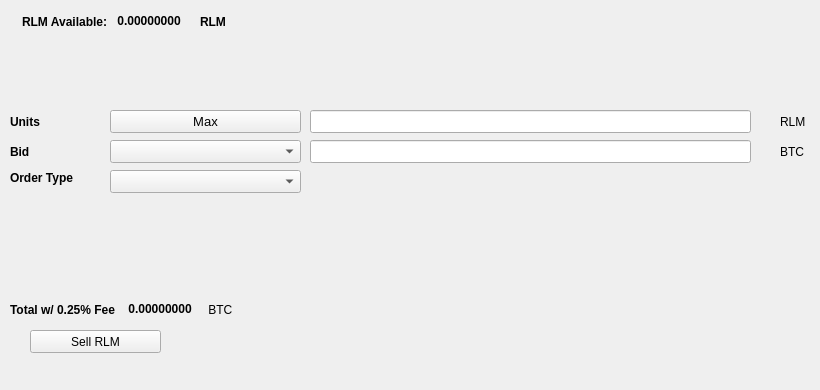
   <widget class="QWidget" name="SellTab">
    <attribute name="title">
     <string>Sell</string>
    </attribute>
    <widget class="QLabel" name="label_16">
     <property name="geometry">
      <rect>
       <x>780</x>
       <y>140</y>
       <width>31</width>
       <height>23</height>
      </rect>
     </property>
     <property name="text">
      <string>BTC</string>
     </property>
    </widget>
    <widget class="QComboBox" name="SellBidcomboBox">
     <property name="geometry">
      <rect>
       <x>110</x>
       <y>140</y>
       <width>191</width>
       <height>23</height>
      </rect>
     </property>
     <property name="font">
      <font>
       <pointsize>10</pointsize>
      </font>
     </property>
    </widget>
    <widget class="QLabel" name="label_18">
     <property name="geometry">
      <rect>
       <x>10</x>
       <y>110</y>
       <width>46</width>
       <height>23</height>
      </rect>
     </property>
     <property name="font">
      <font>
       <weight>75</weight>
       <bold>true</bold>
      </font>
     </property>
     <property name="text">
      <string>Units</string>
     </property>
    </widget>
    <widget class="QPushButton" name="Sell_Max_Amount">
     <property name="geometry">
      <rect>
       <x>110</x>
       <y>110</y>
       <width>191</width>
       <height>23</height>
      </rect>
     </property>
     <property name="font">
      <font>
       <pointsize>10</pointsize>
      </font>
     </property>
     <property name="text">
      <string>Max</string>
     </property>
    </widget>
    <widget class="QLabel" name="label_20">
     <property name="geometry">
      <rect>
       <x>10</x>
       <y>170</y>
       <width>91</width>
       <height>16</height>
      </rect>
     </property>
     <property name="font">
      <font>
       <weight>75</weight>
       <bold>true</bold>
      </font>
     </property>
     <property name="text">
      <string>Order Type</string>
     </property>
    </widget>
    <widget class="QComboBox" name="SellOrdertypeCombo">
     <property name="geometry">
      <rect>
       <x>110</x>
       <y>170</y>
       <width>191</width>
       <height>23</height>
      </rect>
     </property>
     <property name="font">
      <font>
       <pointsize>10</pointsize>
      </font>
     </property>
    </widget>
    <widget class="QLabel" name="label_21">
     <property name="geometry">
      <rect>
       <x>10</x>
       <y>140</y>
       <width>46</width>
       <height>23</height>
      </rect>
     </property>
     <property name="font">
      <font>
       <weight>75</weight>
       <bold>true</bold>
      </font>
     </property>
     <property name="text">
      <string>Bid</string>
     </property>
    </widget>
    <widget class="QLabel" name="label_22">
     <property name="geometry">
      <rect>
       <x>780</x>
       <y>110</y>
       <width>31</width>
       <height>23</height>
      </rect>
     </property>
     <property name="text">
      <string>RLM</string>
     </property>
    </widget>
    <widget class="QLineEdit" name="UnitsInputRLM">
     <property name="geometry">
      <rect>
       <x>310</x>
       <y>110</y>
       <width>441</width>
       <height>23</height>
      </rect>
     </property>
     <property name="font">
      <font>
       <pointsize>9</pointsize>
       <weight>75</weight>
       <bold>true</bold>
      </font>
     </property>
    </widget>
    <widget class="QLineEdit" name="SellBidPriceEdit">
     <property name="geometry">
      <rect>
       <x>310</x>
       <y>140</y>
       <width>441</width>
       <height>23</height>
      </rect>
     </property>
     <property name="font">
      <font>
       <pointsize>9</pointsize>
       <weight>75</weight>
       <bold>true</bold>
      </font>
     </property>
    </widget>
    <widget class="QPushButton" name="SellRLMBTN">
     <property name="geometry">
      <rect>
       <x>30</x>
       <y>330</y>
       <width>131</width>
       <height>23</height>
      </rect>
     </property>
     <property name="text">
      <string>Sell RLM</string>
     </property>
     <property name="icon">
      <iconset resource="../relarium">
       <normaloff>:/icons/bitcoin</normaloff>:/icons/bitcoin</iconset>
     </property>
    </widget>
    <widget class="QWidget" name="layoutWidget3">
     <property name="geometry">
      <rect>
       <x>22</x>
       <y>12</y>
       <width>258</width>
       <height>19</height>
      </rect>
     </property>
     <layout class="QHBoxLayout" name="horizontalLayout">
      <item>
       <widget class="QLabel" name="label232_2">
        <property name="font">
         <font>
          <weight>75</weight>
          <bold>true</bold>
         </font>
        </property>
        <property name="text">
         <string>RLM Available:</string>
        </property>
       </widget>
      </item>
      <item>
       <widget class="QLabel" name="RLMAvailableLabel">
        <property name="palette">
         <palette>
          <active>
           <colorrole role="WindowText">
            <brush brushstyle="SolidPattern">
             <color alpha="255">
              <red>0</red>
              <green>0</green>
              <blue>0</blue>
             </color>
            </brush>
           </colorrole>
           <colorrole role="Button">
            <brush brushstyle="SolidPattern">
             <color alpha="255">
              <red>0</red>
              <green>170</green>
              <blue>0</blue>
             </color>
            </brush>
           </colorrole>
           <colorrole role="Light">
            <brush brushstyle="SolidPattern">
             <color alpha="255">
              <red>0</red>
              <green>255</green>
              <blue>0</blue>
             </color>
            </brush>
           </colorrole>
           <colorrole role="Midlight">
            <brush brushstyle="SolidPattern">
             <color alpha="255">
              <red>0</red>
              <green>212</green>
              <blue>0</blue>
             </color>
            </brush>
           </colorrole>
           <colorrole role="Dark">
            <brush brushstyle="SolidPattern">
             <color alpha="255">
              <red>0</red>
              <green>85</green>
              <blue>0</blue>
             </color>
            </brush>
           </colorrole>
           <colorrole role="Mid">
            <brush brushstyle="SolidPattern">
             <color alpha="255">
              <red>0</red>
              <green>113</green>
              <blue>0</blue>
             </color>
            </brush>
           </colorrole>
           <colorrole role="Text">
            <brush brushstyle="SolidPattern">
             <color alpha="255">
              <red>0</red>
              <green>170</green>
              <blue>0</blue>
             </color>
            </brush>
           </colorrole>
           <colorrole role="BrightText">
            <brush brushstyle="SolidPattern">
             <color alpha="255">
              <red>255</red>
              <green>255</green>
              <blue>255</blue>
             </color>
            </brush>
           </colorrole>
           <colorrole role="ButtonText">
            <brush brushstyle="SolidPattern">
             <color alpha="255">
              <red>0</red>
              <green>0</green>
              <blue>0</blue>
             </color>
            </brush>
           </colorrole>
           <colorrole role="Base">
            <brush brushstyle="SolidPattern">
             <color alpha="255">
              <red>255</red>
              <green>255</green>
              <blue>255</blue>
             </color>
            </brush>
           </colorrole>
           <colorrole role="Window">
            <brush brushstyle="SolidPattern">
             <color alpha="255">
              <red>0</red>
              <green>170</green>
              <blue>0</blue>
             </color>
            </brush>
           </colorrole>
           <colorrole role="Shadow">
            <brush brushstyle="SolidPattern">
             <color alpha="255">
              <red>0</red>
              <green>0</green>
              <blue>0</blue>
             </color>
            </brush>
           </colorrole>
           <colorrole role="AlternateBase">
            <brush brushstyle="SolidPattern">
             <color alpha="255">
              <red>127</red>
              <green>212</green>
              <blue>127</blue>
             </color>
            </brush>
           </colorrole>
           <colorrole role="ToolTipBase">
            <brush brushstyle="SolidPattern">
             <color alpha="255">
              <red>255</red>
              <green>255</green>
              <blue>220</blue>
             </color>
            </brush>
           </colorrole>
           <colorrole role="ToolTipText">
            <brush brushstyle="SolidPattern">
             <color alpha="255">
              <red>0</red>
              <green>0</green>
              <blue>0</blue>
             </color>
            </brush>
           </colorrole>
          </active>
          <inactive>
           <colorrole role="WindowText">
            <brush brushstyle="SolidPattern">
             <color alpha="255">
              <red>0</red>
              <green>0</green>
              <blue>0</blue>
             </color>
            </brush>
           </colorrole>
           <colorrole role="Button">
            <brush brushstyle="SolidPattern">
             <color alpha="255">
              <red>0</red>
              <green>170</green>
              <blue>0</blue>
             </color>
            </brush>
           </colorrole>
           <colorrole role="Light">
            <brush brushstyle="SolidPattern">
             <color alpha="255">
              <red>0</red>
              <green>255</green>
              <blue>0</blue>
             </color>
            </brush>
           </colorrole>
           <colorrole role="Midlight">
            <brush brushstyle="SolidPattern">
             <color alpha="255">
              <red>0</red>
              <green>212</green>
              <blue>0</blue>
             </color>
            </brush>
           </colorrole>
           <colorrole role="Dark">
            <brush brushstyle="SolidPattern">
             <color alpha="255">
              <red>0</red>
              <green>85</green>
              <blue>0</blue>
             </color>
            </brush>
           </colorrole>
           <colorrole role="Mid">
            <brush brushstyle="SolidPattern">
             <color alpha="255">
              <red>0</red>
              <green>113</green>
              <blue>0</blue>
             </color>
            </brush>
           </colorrole>
           <colorrole role="Text">
            <brush brushstyle="SolidPattern">
             <color alpha="255">
              <red>0</red>
              <green>170</green>
              <blue>0</blue>
             </color>
            </brush>
           </colorrole>
           <colorrole role="BrightText">
            <brush brushstyle="SolidPattern">
             <color alpha="255">
              <red>255</red>
              <green>255</green>
              <blue>255</blue>
             </color>
            </brush>
           </colorrole>
           <colorrole role="ButtonText">
            <brush brushstyle="SolidPattern">
             <color alpha="255">
              <red>0</red>
              <green>0</green>
              <blue>0</blue>
             </color>
            </brush>
           </colorrole>
           <colorrole role="Base">
            <brush brushstyle="SolidPattern">
             <color alpha="255">
              <red>255</red>
              <green>255</green>
              <blue>255</blue>
             </color>
            </brush>
           </colorrole>
           <colorrole role="Window">
            <brush brushstyle="SolidPattern">
             <color alpha="255">
              <red>0</red>
              <green>170</green>
              <blue>0</blue>
             </color>
            </brush>
           </colorrole>
           <colorrole role="Shadow">
            <brush brushstyle="SolidPattern">
             <color alpha="255">
              <red>0</red>
              <green>0</green>
              <blue>0</blue>
             </color>
            </brush>
           </colorrole>
           <colorrole role="AlternateBase">
            <brush brushstyle="SolidPattern">
             <color alpha="255">
              <red>127</red>
              <green>212</green>
              <blue>127</blue>
             </color>
            </brush>
           </colorrole>
           <colorrole role="ToolTipBase">
            <brush brushstyle="SolidPattern">
             <color alpha="255">
              <red>255</red>
              <green>255</green>
              <blue>220</blue>
             </color>
            </brush>
           </colorrole>
           <colorrole role="ToolTipText">
            <brush brushstyle="SolidPattern">
             <color alpha="255">
              <red>0</red>
              <green>0</green>
              <blue>0</blue>
             </color>
            </brush>
           </colorrole>
          </inactive>
          <disabled>
           <colorrole role="WindowText">
            <brush brushstyle="SolidPattern">
             <color alpha="255">
              <red>0</red>
              <green>85</green>
              <blue>0</blue>
             </color>
            </brush>
           </colorrole>
           <colorrole role="Button">
            <brush brushstyle="SolidPattern">
             <color alpha="255">
              <red>0</red>
              <green>170</green>
              <blue>0</blue>
             </color>
            </brush>
           </colorrole>
           <colorrole role="Light">
            <brush brushstyle="SolidPattern">
             <color alpha="255">
              <red>0</red>
              <green>255</green>
              <blue>0</blue>
             </color>
            </brush>
           </colorrole>
           <colorrole role="Midlight">
            <brush brushstyle="SolidPattern">
             <color alpha="255">
              <red>0</red>
              <green>212</green>
              <blue>0</blue>
             </color>
            </brush>
           </colorrole>
           <colorrole role="Dark">
            <brush brushstyle="SolidPattern">
             <color alpha="255">
              <red>0</red>
              <green>85</green>
              <blue>0</blue>
             </color>
            </brush>
           </colorrole>
           <colorrole role="Mid">
            <brush brushstyle="SolidPattern">
             <color alpha="255">
              <red>0</red>
              <green>113</green>
              <blue>0</blue>
             </color>
            </brush>
           </colorrole>
           <colorrole role="Text">
            <brush brushstyle="SolidPattern">
             <color alpha="255">
              <red>0</red>
              <green>85</green>
              <blue>0</blue>
             </color>
            </brush>
           </colorrole>
           <colorrole role="BrightText">
            <brush brushstyle="SolidPattern">
             <color alpha="255">
              <red>255</red>
              <green>255</green>
              <blue>255</blue>
             </color>
            </brush>
           </colorrole>
           <colorrole role="ButtonText">
            <brush brushstyle="SolidPattern">
             <color alpha="255">
              <red>0</red>
              <green>85</green>
              <blue>0</blue>
             </color>
            </brush>
           </colorrole>
           <colorrole role="Base">
            <brush brushstyle="SolidPattern">
             <color alpha="255">
              <red>0</red>
              <green>170</green>
              <blue>0</blue>
             </color>
            </brush>
           </colorrole>
           <colorrole role="Window">
            <brush brushstyle="SolidPattern">
             <color alpha="255">
              <red>0</red>
              <green>170</green>
              <blue>0</blue>
             </color>
            </brush>
           </colorrole>
           <colorrole role="Shadow">
            <brush brushstyle="SolidPattern">
             <color alpha="255">
              <red>0</red>
              <green>0</green>
              <blue>0</blue>
             </color>
            </brush>
           </colorrole>
           <colorrole role="AlternateBase">
            <brush brushstyle="SolidPattern">
             <color alpha="255">
              <red>0</red>
              <green>170</green>
              <blue>0</blue>
             </color>
            </brush>
           </colorrole>
           <colorrole role="ToolTipBase">
            <brush brushstyle="SolidPattern">
             <color alpha="255">
              <red>255</red>
              <green>255</green>
              <blue>220</blue>
             </color>
            </brush>
           </colorrole>
           <colorrole role="ToolTipText">
            <brush brushstyle="SolidPattern">
             <color alpha="255">
              <red>0</red>
              <green>0</green>
              <blue>0</blue>
             </color>
            </brush>
           </colorrole>
          </disabled>
         </palette>
        </property>
        <property name="font">
         <font>
          <weight>75</weight>
          <bold>true</bold>
         </font>
        </property>
        <property name="text">
         <string> 0.00000000 </string>
        </property>
        <property name="textInteractionFlags">
         <set>Qt::LinksAccessibleByMouse|Qt::TextSelectableByKeyboard|Qt::TextSelectableByMouse</set>
        </property>
       </widget>
      </item>
      <item>
       <widget class="QLabel" name="labelRLM">
        <property name="font">
         <font>
          <weight>75</weight>
          <bold>true</bold>
         </font>
        </property>
        <property name="text">
         <string>RLM</string>
        </property>
       </widget>
      </item>
     </layout>
    </widget>
    <widget class="QWidget" name="layoutWidget">
     <property name="geometry">
      <rect>
       <x>10</x>
       <y>300</y>
       <width>268</width>
       <height>19</height>
      </rect>
     </property>
     <layout class="QHBoxLayout" name="horizontalLayout_2">
      <item>
       <widget class="QLabel" name="label_19">
        <property name="font">
         <font>
          <weight>75</weight>
          <bold>true</bold>
         </font>
        </property>
        <property name="text">
         <string>Total w/ 0.25% Fee </string>
        </property>
       </widget>
      </item>
      <item>
       <widget class="QLabel" name="SellCostLabel">
        <property name="palette">
         <palette>
          <active>
           <colorrole role="WindowText">
            <brush brushstyle="SolidPattern">
             <color alpha="255">
              <red>0</red>
              <green>0</green>
              <blue>0</blue>
             </color>
            </brush>
           </colorrole>
           <colorrole role="Button">
            <brush brushstyle="SolidPattern">
             <color alpha="255">
              <red>0</red>
              <green>170</green>
              <blue>0</blue>
             </color>
            </brush>
           </colorrole>
           <colorrole role="Light">
            <brush brushstyle="SolidPattern">
             <color alpha="255">
              <red>0</red>
              <green>255</green>
              <blue>0</blue>
             </color>
            </brush>
           </colorrole>
           <colorrole role="Midlight">
            <brush brushstyle="SolidPattern">
             <color alpha="255">
              <red>0</red>
              <green>212</green>
              <blue>0</blue>
             </color>
            </brush>
           </colorrole>
           <colorrole role="Dark">
            <brush brushstyle="SolidPattern">
             <color alpha="255">
              <red>0</red>
              <green>85</green>
              <blue>0</blue>
             </color>
            </brush>
           </colorrole>
           <colorrole role="Mid">
            <brush brushstyle="SolidPattern">
             <color alpha="255">
              <red>0</red>
              <green>113</green>
              <blue>0</blue>
             </color>
            </brush>
           </colorrole>
           <colorrole role="Text">
            <brush brushstyle="SolidPattern">
             <color alpha="255">
              <red>0</red>
              <green>170</green>
              <blue>0</blue>
             </color>
            </brush>
           </colorrole>
           <colorrole role="BrightText">
            <brush brushstyle="SolidPattern">
             <color alpha="255">
              <red>255</red>
              <green>255</green>
              <blue>255</blue>
             </color>
            </brush>
           </colorrole>
           <colorrole role="ButtonText">
            <brush brushstyle="SolidPattern">
             <color alpha="255">
              <red>0</red>
              <green>0</green>
              <blue>0</blue>
             </color>
            </brush>
           </colorrole>
           <colorrole role="Base">
            <brush brushstyle="SolidPattern">
             <color alpha="255">
              <red>255</red>
              <green>255</green>
              <blue>255</blue>
             </color>
            </brush>
           </colorrole>
           <colorrole role="Window">
            <brush brushstyle="SolidPattern">
             <color alpha="255">
              <red>0</red>
              <green>170</green>
              <blue>0</blue>
             </color>
            </brush>
           </colorrole>
           <colorrole role="Shadow">
            <brush brushstyle="SolidPattern">
             <color alpha="255">
              <red>0</red>
              <green>0</green>
              <blue>0</blue>
             </color>
            </brush>
           </colorrole>
           <colorrole role="AlternateBase">
            <brush brushstyle="SolidPattern">
             <color alpha="255">
              <red>127</red>
              <green>212</green>
              <blue>127</blue>
             </color>
            </brush>
           </colorrole>
           <colorrole role="ToolTipBase">
            <brush brushstyle="SolidPattern">
             <color alpha="255">
              <red>255</red>
              <green>255</green>
              <blue>220</blue>
             </color>
            </brush>
           </colorrole>
           <colorrole role="ToolTipText">
            <brush brushstyle="SolidPattern">
             <color alpha="255">
              <red>0</red>
              <green>0</green>
              <blue>0</blue>
             </color>
            </brush>
           </colorrole>
          </active>
          <inactive>
           <colorrole role="WindowText">
            <brush brushstyle="SolidPattern">
             <color alpha="255">
              <red>0</red>
              <green>0</green>
              <blue>0</blue>
             </color>
            </brush>
           </colorrole>
           <colorrole role="Button">
            <brush brushstyle="SolidPattern">
             <color alpha="255">
              <red>0</red>
              <green>170</green>
              <blue>0</blue>
             </color>
            </brush>
           </colorrole>
           <colorrole role="Light">
            <brush brushstyle="SolidPattern">
             <color alpha="255">
              <red>0</red>
              <green>255</green>
              <blue>0</blue>
             </color>
            </brush>
           </colorrole>
           <colorrole role="Midlight">
            <brush brushstyle="SolidPattern">
             <color alpha="255">
              <red>0</red>
              <green>212</green>
              <blue>0</blue>
             </color>
            </brush>
           </colorrole>
           <colorrole role="Dark">
            <brush brushstyle="SolidPattern">
             <color alpha="255">
              <red>0</red>
              <green>85</green>
              <blue>0</blue>
             </color>
            </brush>
           </colorrole>
           <colorrole role="Mid">
            <brush brushstyle="SolidPattern">
             <color alpha="255">
              <red>0</red>
              <green>113</green>
              <blue>0</blue>
             </color>
            </brush>
           </colorrole>
           <colorrole role="Text">
            <brush brushstyle="SolidPattern">
             <color alpha="255">
              <red>0</red>
              <green>170</green>
              <blue>0</blue>
             </color>
            </brush>
           </colorrole>
           <colorrole role="BrightText">
            <brush brushstyle="SolidPattern">
             <color alpha="255">
              <red>255</red>
              <green>255</green>
              <blue>255</blue>
             </color>
            </brush>
           </colorrole>
           <colorrole role="ButtonText">
            <brush brushstyle="SolidPattern">
             <color alpha="255">
              <red>0</red>
              <green>0</green>
              <blue>0</blue>
             </color>
            </brush>
           </colorrole>
           <colorrole role="Base">
            <brush brushstyle="SolidPattern">
             <color alpha="255">
              <red>255</red>
              <green>255</green>
              <blue>255</blue>
             </color>
            </brush>
           </colorrole>
           <colorrole role="Window">
            <brush brushstyle="SolidPattern">
             <color alpha="255">
              <red>0</red>
              <green>170</green>
              <blue>0</blue>
             </color>
            </brush>
           </colorrole>
           <colorrole role="Shadow">
            <brush brushstyle="SolidPattern">
             <color alpha="255">
              <red>0</red>
              <green>0</green>
              <blue>0</blue>
             </color>
            </brush>
           </colorrole>
           <colorrole role="AlternateBase">
            <brush brushstyle="SolidPattern">
             <color alpha="255">
              <red>127</red>
              <green>212</green>
              <blue>127</blue>
             </color>
            </brush>
           </colorrole>
           <colorrole role="ToolTipBase">
            <brush brushstyle="SolidPattern">
             <color alpha="255">
              <red>255</red>
              <green>255</green>
              <blue>220</blue>
             </color>
            </brush>
           </colorrole>
           <colorrole role="ToolTipText">
            <brush brushstyle="SolidPattern">
             <color alpha="255">
              <red>0</red>
              <green>0</green>
              <blue>0</blue>
             </color>
            </brush>
           </colorrole>
          </inactive>
          <disabled>
           <colorrole role="WindowText">
            <brush brushstyle="SolidPattern">
             <color alpha="255">
              <red>0</red>
              <green>85</green>
              <blue>0</blue>
             </color>
            </brush>
           </colorrole>
           <colorrole role="Button">
            <brush brushstyle="SolidPattern">
             <color alpha="255">
              <red>0</red>
              <green>170</green>
              <blue>0</blue>
             </color>
            </brush>
           </colorrole>
           <colorrole role="Light">
            <brush brushstyle="SolidPattern">
             <color alpha="255">
              <red>0</red>
              <green>255</green>
              <blue>0</blue>
             </color>
            </brush>
           </colorrole>
           <colorrole role="Midlight">
            <brush brushstyle="SolidPattern">
             <color alpha="255">
              <red>0</red>
              <green>212</green>
              <blue>0</blue>
             </color>
            </brush>
           </colorrole>
           <colorrole role="Dark">
            <brush brushstyle="SolidPattern">
             <color alpha="255">
              <red>0</red>
              <green>85</green>
              <blue>0</blue>
             </color>
            </brush>
           </colorrole>
           <colorrole role="Mid">
            <brush brushstyle="SolidPattern">
             <color alpha="255">
              <red>0</red>
              <green>113</green>
              <blue>0</blue>
             </color>
            </brush>
           </colorrole>
           <colorrole role="Text">
            <brush brushstyle="SolidPattern">
             <color alpha="255">
              <red>0</red>
              <green>85</green>
              <blue>0</blue>
             </color>
            </brush>
           </colorrole>
           <colorrole role="BrightText">
            <brush brushstyle="SolidPattern">
             <color alpha="255">
              <red>255</red>
              <green>255</green>
              <blue>255</blue>
             </color>
            </brush>
           </colorrole>
           <colorrole role="ButtonText">
            <brush brushstyle="SolidPattern">
             <color alpha="255">
              <red>0</red>
              <green>85</green>
              <blue>0</blue>
             </color>
            </brush>
           </colorrole>
           <colorrole role="Base">
            <brush brushstyle="SolidPattern">
             <color alpha="255">
              <red>0</red>
              <green>170</green>
              <blue>0</blue>
             </color>
            </brush>
           </colorrole>
           <colorrole role="Window">
            <brush brushstyle="SolidPattern">
             <color alpha="255">
              <red>0</red>
              <green>170</green>
              <blue>0</blue>
             </color>
            </brush>
           </colorrole>
           <colorrole role="Shadow">
            <brush brushstyle="SolidPattern">
             <color alpha="255">
              <red>0</red>
              <green>0</green>
              <blue>0</blue>
             </color>
            </brush>
           </colorrole>
           <colorrole role="AlternateBase">
            <brush brushstyle="SolidPattern">
             <color alpha="255">
              <red>0</red>
              <green>170</green>
              <blue>0</blue>
             </color>
            </brush>
           </colorrole>
           <colorrole role="ToolTipBase">
            <brush brushstyle="SolidPattern">
             <color alpha="255">
              <red>255</red>
              <green>255</green>
              <blue>220</blue>
             </color>
            </brush>
           </colorrole>
           <colorrole role="ToolTipText">
            <brush brushstyle="SolidPattern">
             <color alpha="255">
              <red>0</red>
              <green>0</green>
              <blue>0</blue>
             </color>
            </brush>
           </colorrole>
          </disabled>
         </palette>
        </property>
        <property name="font">
         <font>
          <weight>75</weight>
          <bold>true</bold>
         </font>
        </property>
        <property name="autoFillBackground">
         <bool>false</bool>
        </property>
        <property name="text">
         <string> 0.00000000</string>
        </property>
        <property name="textInteractionFlags">
         <set>Qt::LinksAccessibleByMouse|Qt::TextSelectableByMouse</set>
        </property>
       </widget>
      </item>
      <item>
       <widget class="QLabel" name="label_17">
        <property name="font">
         <font>
          <weight>50</weight>
          <bold>false</bold>
         </font>
        </property>
        <property name="text">
         <string> BTC</string>
        </property>
       </widget>
      </item>
     </layout>
    </widget>
    <widget class="QLabel" name="label_23">
     <property name="geometry">
      <rect>
       <x>460</x>
       <y>300</y>
       <width>281</width>
       <height>81</height>
      </rect>
     </property>
     <property name="text">
      <string/>
     </property>
     <property name="pixmap">
      <pixmap>:/images/bittrex</pixmap>
     </property>
    </widget>
   </widget>
